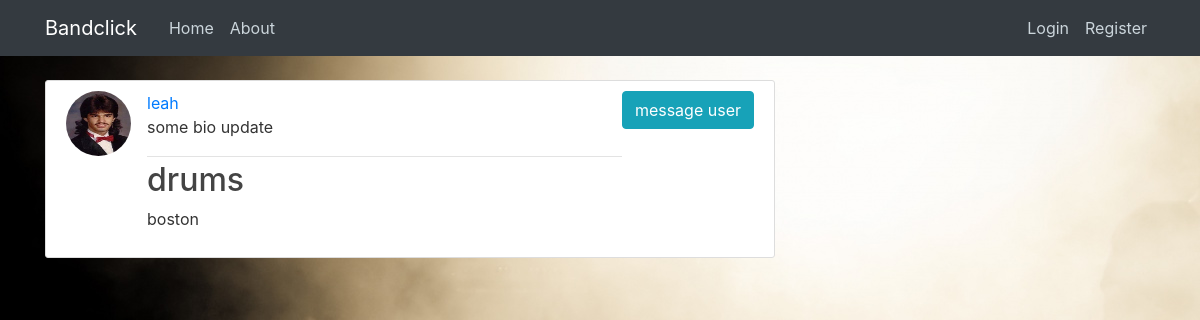
Page /profile/4/ on the earlier database version.
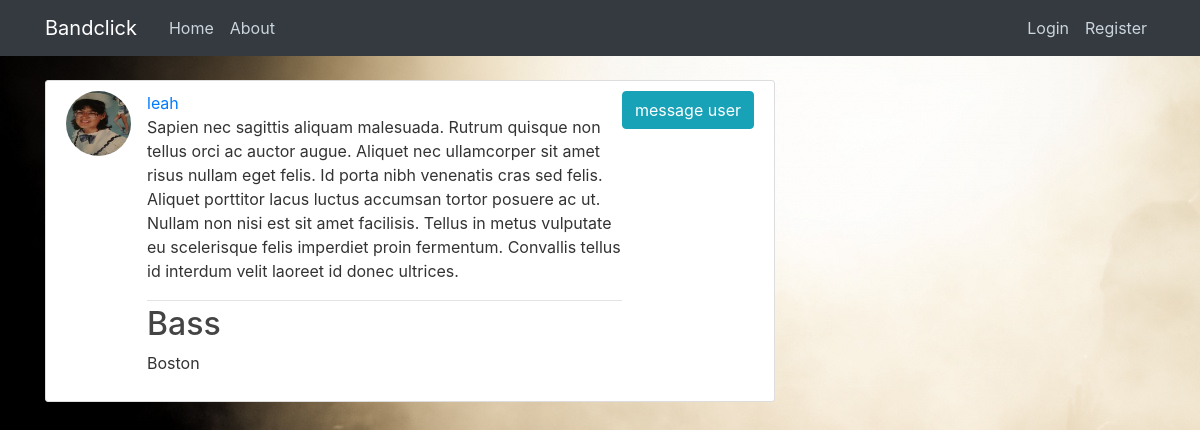
Same page on the later database version.
### users/models.py (models this page shows, shortened)
class Profile(models.Model):
    user = models.OneToOneField(User, on_delete=models.CASCADE)
    image = models.ImageField(default='default.jpg', upload_to='profile_pics')
    bio = models.CharField(max_length=1000, default='some bio string')
    city = models.CharField(max_length=300, default='Waxahatchie')
    instrument = models.CharField(max_length=300, default='bazooki')
    date_posted = models.DateTimeField(default=timezone.now)

### users/views.py (the view)
# urls.py: path('profile/<pk>/', ProfileDetailView.as_view(), name='profileDetail'),
class ProfileDetailView(DetailView):
    model = Profile

### users/templates/users/profile_detail.html
{% extends "blog/base.html" %}
{% block content %}
    <article class="media content-section">
        <img class="rounded-circle article-img" src="{{ object.user.profile.image.url }}">
        <div class="media-body">
            <div class="article-metadata">
                <a class="mr-2" href="#">{{ object.user.username }}</a>
                <p class="article-content">{{ object.user.profile.bio }}</p>
            </div>
            <h2 class="article-title">{{ object.user.profile.instrument }}</h2>
            <p class="article-content">{{ object.user.profile.city }}</p>
        </div>
        <div class="form-group">
            <button class="btn btn-info" type="submit">message user</button>
        </div>
    </article>
{% endblock content %}

Differences in the rows shown:
changed Profile "leah": user.profile.image: picture added in place of a placeholder; user.profile.bio "some bio update" → "Sapien nec sagittis aliquam malesuada. Rutrum quisque non tellus orci ac auctor augue. Aliquet nec ullamcorper sit amet risus nullam eget felis. Id porta nibh venenatis cras sed felis. Aliquet porttitor lacus luctus accumsan tortor posuere ac ut. Nullam non nisi est sit amet facilisis. Tellus in metus vulputate eu scelerisque felis imperdiet proin fermentum. Convallis tellus id interdum velit laoreet id donec ultrices."; user.profile.instrument "drums" → "Bass"; user.profile.city "boston" → "Boston"
